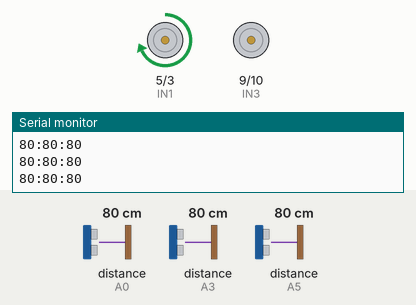
A sketch run on a simulated Arduino Uno, built with avr-gcc and run on an emulated ATmega328P. Parts: motor-driver pin pairs drawn as motors (green arrow = first pin HIGH = forward, orange = second pin HIGH = backward, longer = more drive, scaled by the enable pin), the last lines printed to the serial monitor. Wiring (inferred from the names in the program): 3 × ultrasonic range finder: trigger A1, echo A0 / trigger A2, echo A3 / trigger A4, echo A5. The test bench sets the inputs (shaded band); at power-on: distance to the obstacle (sensors on A0, A3, A5) 80 cm. The echo pulse lasts 58.3 µs per cm.

Above: at 1.2 s.
1.3 s: distance to the obstacle (sensor on A0) set to 10 cm
4.3 s: distance to the obstacle (sensor on A0) set to 7 cm
At 5.5 s:
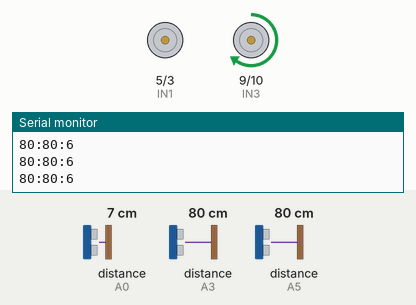
5.8 s: distance to the obstacle (sensor on A3) set to 4 cm
At 5.98 s:
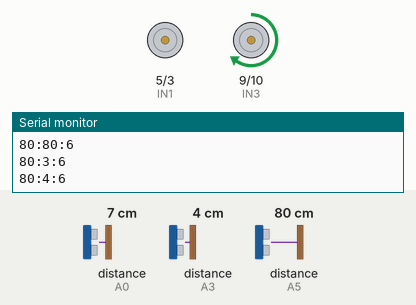
8.8 s: distance to the obstacle (sensor on A5) set to 60 cm
11.8 s: distance to the obstacle (sensor on A5) set to 12 cm
14.8 s: distance to the obstacle (sensor on A5) set to 9 cm
At 15.9 s:
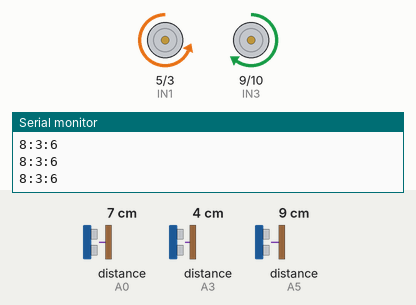
Timing chart, 0 to 17.3 s (numbered marks = the images above; inputs shaded):
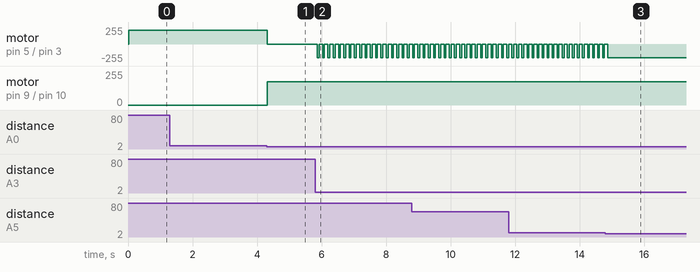

The sketch:

Test02.ino
```cpp
int trig2 = A2;
int echo2 = A3;
int trig1 = A1;
int echo1 = A0;
int trig3 = A4;
int echo3 = A5;

int IN1 = 5;
int IN2 = 3;
int IN3 = 9;
int IN4 = 10;
int ENA = 6;
int ENB = 11;
int LeftSpeed = 208;
int RightSpeed = 175;

// Khai báo khoảng cách, thời gian
long pingTime2, middleDistance, pingTime1, leftDistance, pingTime3, rightDistance;

void setup() {
pinMode(trig2, OUTPUT);
pinMode(echo2, INPUT);
pinMode(trig1, OUTPUT);
pinMode(echo1, INPUT);
pinMode(trig3, OUTPUT);
pinMode(echo3, INPUT);

pinMode(IN1, OUTPUT);
pinMode(IN2, OUTPUT);
pinMode(IN3, OUTPUT);
pinMode(IN4, OUTPUT);
pinMode(ENA, OUTPUT);
pinMode(ENB, OUTPUT);

Serial.begin(9600);
}

void loop() {
// Đọc sensor và tính khoảng cách
digitalWrite(trig2, LOW);
delayMicroseconds(2);
digitalWrite(trig2, HIGH);
delayMicroseconds(5);
digitalWrite(trig2, LOW);
pingTime2 = pulseIn(echo2, HIGH);
middleDistance = pingTime2 / 29 / 2;

digitalWrite(trig1, LOW);
delayMicroseconds(2);
digitalWrite(trig1, HIGH);
delayMicroseconds(5);
digitalWrite(trig1, LOW);
pingTime1 = pulseIn(echo1, HIGH);
leftDistance = pingTime1 / 29 / 2;

digitalWrite(trig3, LOW);
delayMicroseconds(2);
digitalWrite(trig3, HIGH);
delayMicroseconds(5);
digitalWrite(trig3, LOW);
pingTime3 = pulseIn(echo3, HIGH);
rightDistance = pingTime3 / 29 / 2;

Serial.print(rightDistance);
Serial.print(":");
Serial.print(middleDistance);
Serial.print(":");
Serial.println(leftDistance);

if (rightDistance > 7 && leftDistance <= 7 && middleDistance > 3) {
right(100);
}
else if (leftDistance > 7 && rightDistance <= 7 && middleDistance > 3) {
left(20);
}
else if (middleDistance <= 7) {
back(50);
}
else {
bamtrai();
}
}

void right(int a) {
analogWrite(ENA, LeftSpeed);
analogWrite(ENB, RightSpeed);
digitalWrite(IN1, LOW);
digitalWrite(IN2, LOW);
digitalWrite(IN3, HIGH);
digitalWrite(IN4, LOW);
delay(a);
}

void Stop (int a) {
analogWrite(ENA, 0);
analogWrite(ENB, 0);
digitalWrite(IN1, LOW);
digitalWrite(IN2, LOW);
digitalWrite(IN3, LOW);
digitalWrite(IN4, LOW);
delay(a);
}
void left(int a) {
analogWrite(ENA,LeftSpeed);
analogWrite(ENB,RightSpeed);
digitalWrite(IN1, HIGH);
digitalWrite(IN2, LOW);
digitalWrite(IN3, LOW);
digitalWrite(IN4, LOW);
delay(a);
}

void forward() {
analogWrite(ENA,LeftSpeed);
analogWrite(ENB,RightSpeed);
digitalWrite(IN1, HIGH);
digitalWrite(IN2, LOW);
digitalWrite(IN3, HIGH);
digitalWrite(IN4, LOW);
}

void back(int a){
analogWrite(ENA,LeftSpeed);
analogWrite(ENB,RightSpeed);
digitalWrite(IN1, LOW);
digitalWrite(IN2,HIGH);
digitalWrite(IN3, HIGH);
digitalWrite(IN4, LOW);
delay(a);
}

void bamtrai(){
if (leftDistance < 5){
right(3);
}
if (leftDistance > 5){
left(3);
}
}
```

Measured:
- the behaviour switches between 9 and 8 cm on distance to the obstacle (sensor on A0) (found by bisection; images 0 and 1)
- the behaviour switches between 11 and 10 cm on distance to the obstacle (sensor on A5) (found by bisection; images 2 and 3)
- after the input at 4.3 s, motor on pin 5 (IN1) / pin 3 (IN2): forward 208/255 → stopped at once; motor on pin 9 (IN3) / pin 10 (IN4): stopped → forward 175/255 at once
- after the input at 5.8 s, motor on pin 5 (IN1) / pin 3 (IN2): alternates backward 208/255 for 0.06 s and stopped for 0.11 s, starting after 0.07 s
- after the input at 14.8 s, motor on pin 5 (IN1) / pin 3 (IN2): goes on until 14.9 s, then stays backward 208/255
